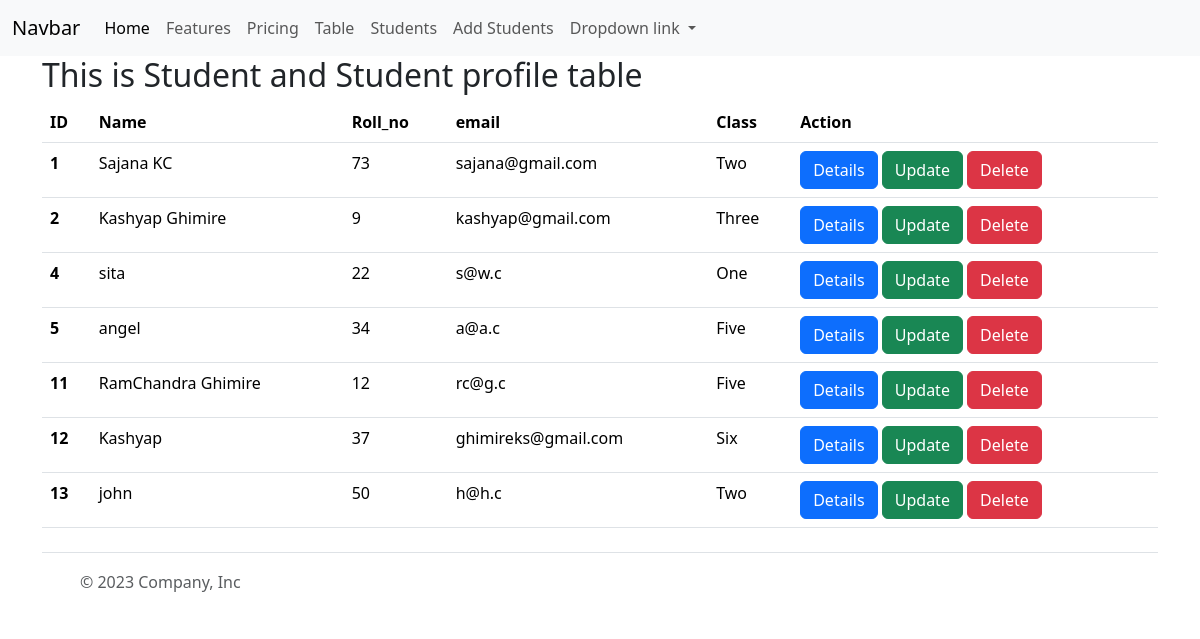
/student/, run on an earlier commit of the app's database.
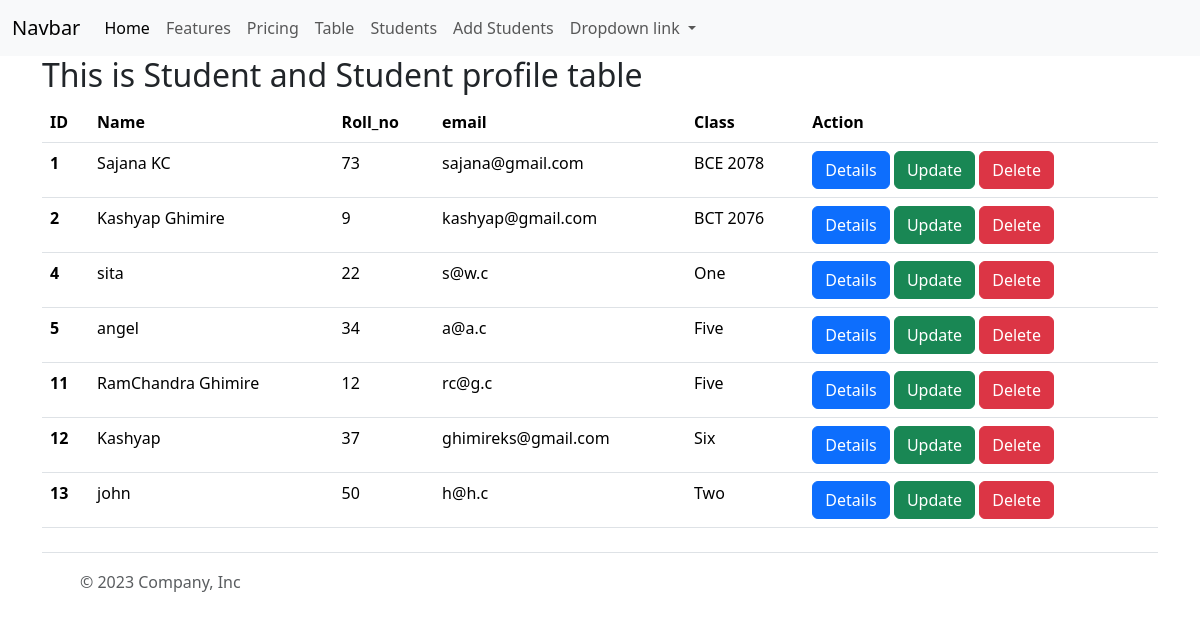
And on a later commit of the database.
### myapp/models.py (models this page shows, shortened)
class StudentProfile(models.Model):
    student=models.OneToOneField(Student,on_delete=models.CASCADE)
    phone=models.CharField(max_length=14)
    roll_no=models.IntegerField(unique=True)
    bio=models.TextField(max_length=500)
    profile_pic=models.FileField(null=True, blank=True,upload_to="profile_pics")

class Student(models.Model):
    name=models.CharField(max_length=50)
    age=models.IntegerField()
    address=models.CharField(max_length=50)
    email=models.EmailField(max_length=50)
    classroom=models.ForeignKey(ClassRoom,on_delete=models.CASCADE,related_name="classroom_students",null=True,blank=True)

class ClassRoom(models.Model):
    class_name =models.CharField(max_length=20)

### myapp/views.py (the view)
# urls.py: path('student/',studentdetails,name='studentpage'),
def studentdetails(request):
    studentprofile=StudentProfile.objects.all()
    context={"students": studentprofile}
    return render(request,'student.html',context)

### templates/student.html (shortened to what this page needs)
{% extends "base.html" %}
{% block content %}
<div class='container'>
    <h2>This is Student and Student profile table</h2>
    <table class="table">
      <thead>
        <tr>
          <th scope="col">ID</th>
          <th scope="col">Name</th>
          <th scope="col">Roll_no</th>
          <th scope="col">email</th>
          <th scope="col">Class</th>
          <th scope="col">Action</th>
        </tr>
      </thead>
      <tbody>
          {% for student in students %}
          <tr>
              <th scope="row">{{ student.id }}</th>
              <td>{{ student.student.name }}</td>
              <td>{{ student.roll_no }}</td>
              <td>{{ student.student.email }}</td>
              <td>{{ student.student.classroom.class_name }}</td>
              <td>
                <a class="btn btn-primary" href="{% url "details_student" student.id %}">Details</a>
                <a class="btn btn-success" href="{% url "update_student" student.id %}">Update</a>
                <a class="btn btn-danger"href="{% url "delete_student" student.id %}">Delete</a>
              </td>
            </tr>
          {% endfor %}
      </tbody>
    </table>
</div>
{% endblock content %}

What changed in the data, as far as the page shows it:
changed StudentProfile "Sajana KC": student.classroom.class_name "Two" → "BCE 2078"
changed StudentProfile "Kashyap Ghimire": student.classroom.class_name "Three" → "BCT 2076"
